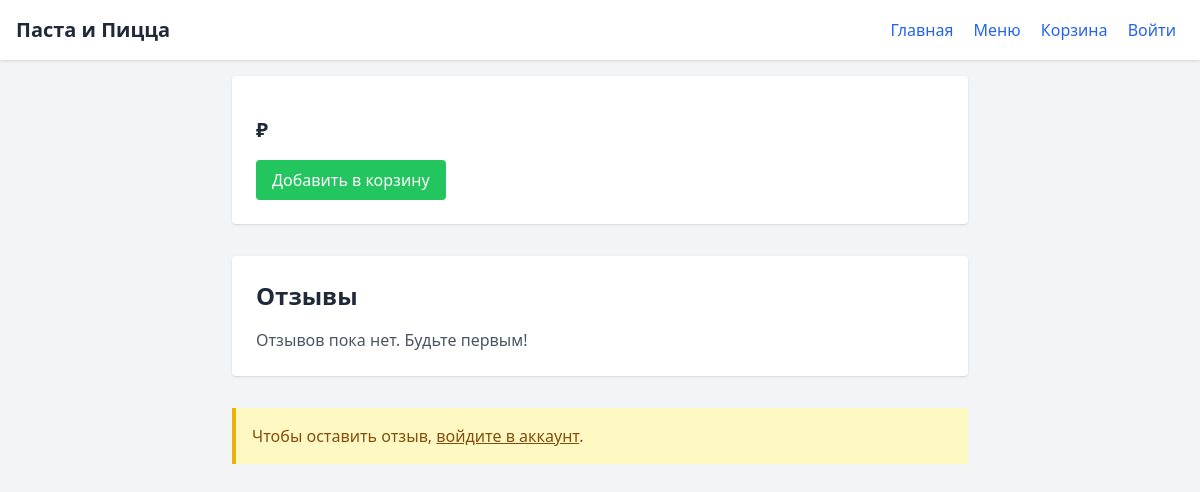
Before: /dish/21 with the older database file.
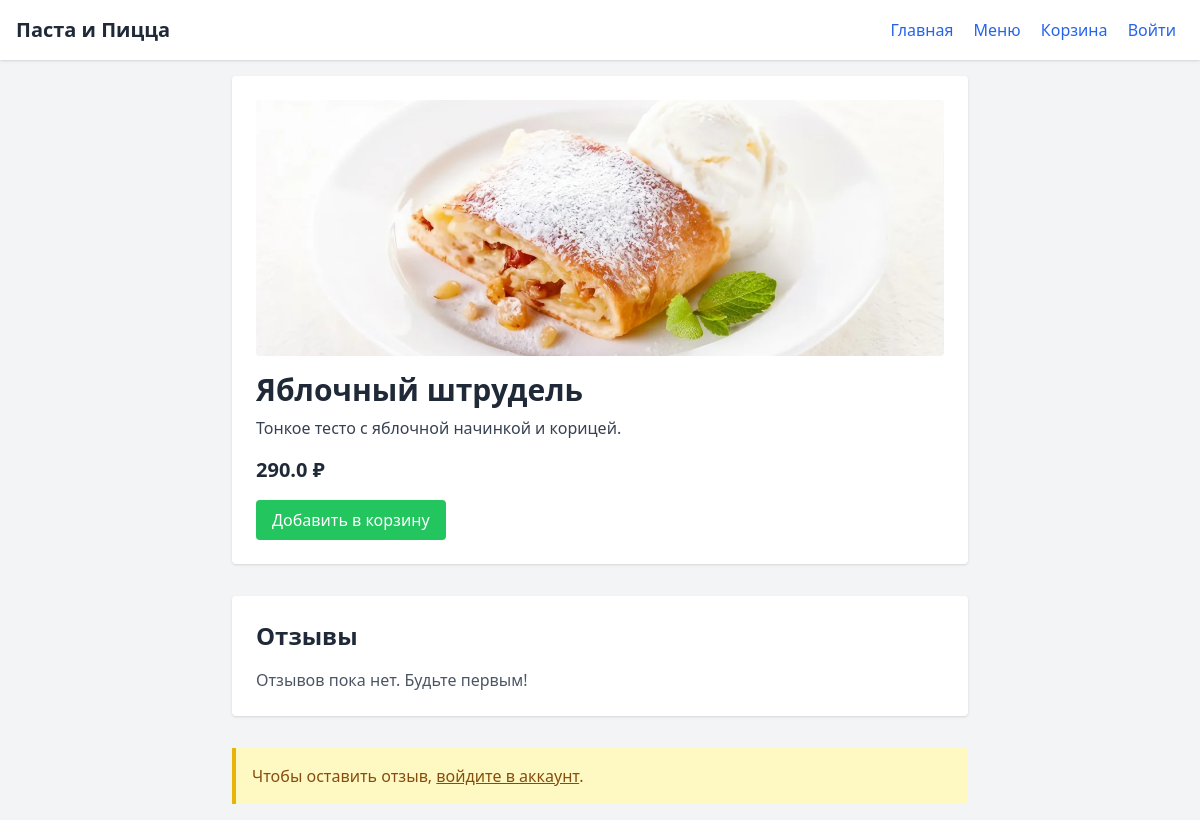
After: the same page with the newer database file.
### tables this page shows
CREATE TABLE dishes (
    id INTEGER PRIMARY KEY AUTOINCREMENT,
    title TEXT,
    description TEXT,
    price REAL,
    category_id INTEGER,
    image TEXT,
    is_veg INTEGER DEFAULT 0,
    is_spicy INTEGER DEFAULT 0,
    FOREIGN KEY(category_id) REFERENCES categories(id)
);

### app.py (the view)
@app.route("/dish/<int:dish_id>")
def dish_detail(dish_id):
    dish = get_dish_by_id(dish_id)
    reviews = get_reviews_for_dish(dish_id)
    return render_template("dish_detail.html", dish=dish, reviews=reviews)

### app.py (called while the page is built)
@app.before_request
def before_request():
    get_db()

@app.teardown_appcontext
def teardown_db(exception):
    close_db()

def get_dish_by_id(dish_id):
    row = query_db("SELECT * FROM dishes WHERE id=?", (dish_id,), one=True)
    return dict(row) if row else None

def get_reviews_for_dish(dish_id):
    reviews = query_db(
        "SELECT r.rating, r.text, u.name, r.created_at FROM reviews r JOIN users u ON r.user_id = u.id WHERE r.dish_id=? ORDER BY r.created_at DESC",
        (dish_id,))
    return [dict(row) for row in reviews]

### database.py (called while the page is built)
def get_db():
    if 'db' not in g:
        conn = sqlite3.connect(DB_PATH)
        conn.row_factory = sqlite3.Row
        g.db = conn
    return g.db

def query_db(query, args=(), one=False):
    cur = get_db().execute(query, args)
    rv = cur.fetchall()
    cur.close()
    return (rv[0] if rv else None) if one else rv

### templates/dish_detail.html (shortened to what this page needs)
<!DOCTYPE html>
<html lang="ru">
<head>
  <script src="https://cdn.tailwindcss.com"></script>
</head>
<body class="bg-gray-100 text-gray-800">
  <header class="bg-white shadow p-4 flex justify-between items-center">
    <h1 class="text-xl font-bold">Паста и Пицца</h1>
    <nav>
      <a href="/" class="mx-2 text-blue-600 hover:underline">Главная</a>
      <a href="/menu" class="mx-2 text-blue-600 hover:underline">Меню</a>
      <a href="/cart" class="mx-2 text-blue-600 hover:underline">Корзина</a>
      {% if session.user_id %}
        <span class="mx-2 text-gray-700">Привет, {{ session.user_name }}!</span>
        <a href="/logout" class="mx-2 text-red-600 hover:underline">Выйти</a>
      {% else %}
        <a href="/login" class="mx-2 text-blue-600 hover:underline">Войти</a>
      {% endif %}
    </nav>
  </header>
  <main class="p-4 max-w-3xl mx-auto">
    <div class="bg-white shadow rounded p-6 mb-8">
      {% if dish.image %}
        <img src="{{ url_for('uploads', filename=dish.image) }}" alt="{{ dish.title }}" class="w-full h-64 object-cover rounded mb-4">
      {% endif %}
      <h2 class="text-3xl font-bold mb-2">{{ dish.title }}</h2>
      <p class="text-gray-700 mb-4">{{ dish.description }}</p>
      <p class="text-xl font-semibold mb-4">{{ dish.price }} ₽</p>
      <form action="/cart" method="post" class="inline">
        <button type="submit" class="px-4 py-2 bg-green-500 text-white rounded hover:bg-green-600">Добавить в корзину</button>
      </form>
    </div>
    <div class="bg-white shadow rounded p-6 mb-8">
      <h3 class="text-2xl font-bold mb-4">Отзывы</h3>
      {% if reviews %}
        <div class="space-y-4">
          {% for review in reviews %}
            <div class="border-b pb-2">
              <p class="text-yellow-500 mb-1">Оценка: {{ review.rating }} ⭐️</p>
              <p class="text-gray-800 mb-1">{{ review.text }}</p>
              <p class="text-sm text-gray-500">— {{ review.name }}, {{ review.created_at }}</p>
            </div>
          {% endfor %}
        </div>
      {% else %}
        <p class="text-gray-600">Отзывов пока нет. Будьте первым!</p>
      {% endif %}
    </div>
    {% if session.user_id %}
      <div class="bg-white shadow rounded p-6">
        <h3 class="text-2xl font-bold mb-4">Оставить отзыв</h3>
        <form action="/review/{{ dish.id }}" method="post">
          <label for="rating" class="block mb-2">Оценка (1–5):</label>
          <select name="rating" id="rating" class="mb-4 w-full border rounded px-3 py-2">
            {% for i in range(1,6) %}
              <option value="{{ i }}">{{ i }}</option>
            {% endfor %}
          </select>
          <label for="text" class="block mb-2">Ваш отзыв:</label>
          <textarea name="text" id="text" rows="4" class="w-full border rounded px-3 py-2 mb-4"></textarea>
          <button type="submit" class="px-4 py-2 bg-blue-600 text-white rounded hover:bg-blue-700">Отправить</button>
        </form>
      </div>
    {% else %}
      <div class="bg-yellow-100 border-l-4 border-yellow-500 p-4">
        <p class="text-yellow-800">Чтобы оставить отзыв, <a href="/login" class="underline">войдите в аккаунт</a>.</p>
      </div>
    {% endif %}
  </main>
</body>
</html>

Changed rows visible on the page:
added dishes: image (picture), title "Яблочный штрудель", description "Тонкое тесто с яблочной начинкой и корицей.", price "290.0"
